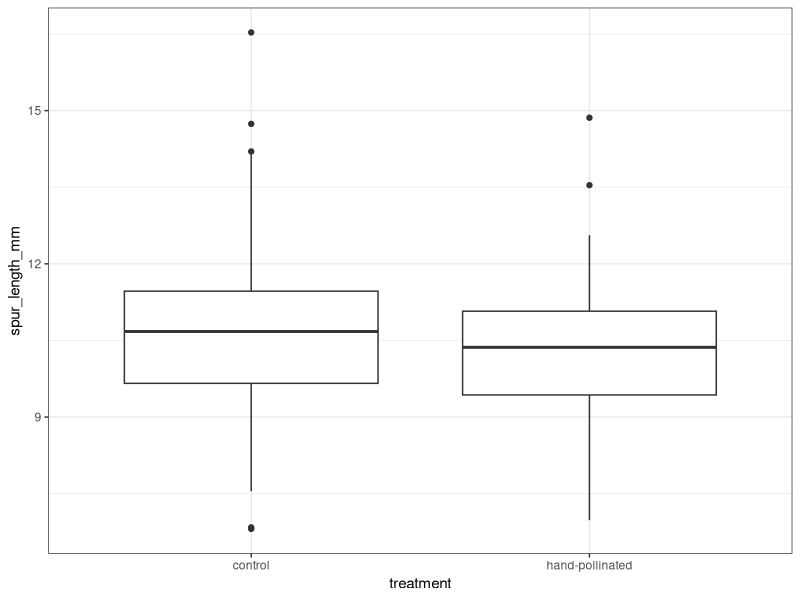
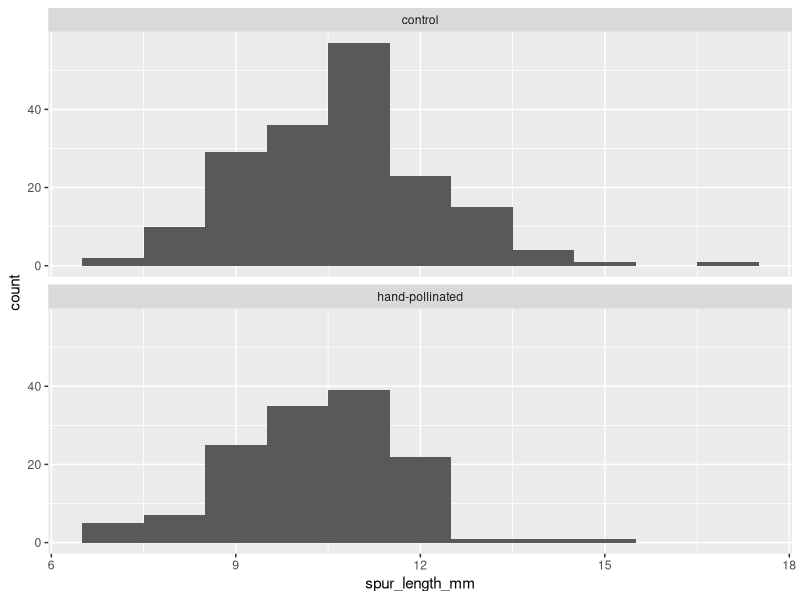

The R source for these figures, in order: (Note: this script raises an error after producing the figures.)
## ---- chunk 1
rm(list = ls())
library(ggfortify)
library(tidyverse)
library(here)
## ---- chunk 2
plants<- read.csv(here("data", "A_morio_2014_plants.csv"))
plants$treatment <- as.factor(plants$treatment)
plants$plant_ht_class <- as.factor(plants$plant_ht_class)
## ---- chunk 3
ggplot(plants,
  aes(x=treatment, y=spur_length_mm))+
    geom_boxplot()+
    theme_bw()
## ---- chunk 4
ggplot(plants,aes(x=spur_length_mm))+
  geom_histogram(binwidth=1)+
  facet_wrap(~treatment,ncol=1) 
  theme_bw()
## ---- chunk 5
plants %>%
  group_by(treatment)%>%
  summarise(
    mean_sl<-mean(spur_length_mm, na.rm=T),
    sd_sl<-sd (spur_length_mm, na.rm=T)
  )

## ---- chunk 6
t.test(spur_length_mm ~ treatment, data=plants)
## ---- chunk 7
totals <- plants %>% group_by(plant_ht_class, treatment) %>% summarise(total.number = sum(plant_id))
View(totals)

total.number<- sum(plants$plant_id)
## ---- chunk 8
ggplot(totals, aes(x = treatment, y = total.number, fill = plant_ht_class))+
     geom_bar(stat = "identity", position = "dodge")
## ---- chunk 9
plants.mat <- xtabs(plant_id ~ treatment + plant_ht_class, data = plants)
plants.mat
## ---- chunk 10
chisq.test(plants.mat)
## ---- chunk 11
ggplot(data=plants,
  aes(y=num_flowers,x=treatment,colour=factor(plant_ht_class)))+
  geom_boxplot() 
## ---- chunk 12
plants.mat <- xtabs(num_flowers ~ treatment + plant_ht_class, data = plants)
plants.mat
## ---- chunk 13
chisq.test(plants.mat)
## ---- chunk 14
plants2<- plants%>%
  filter(treatment=="hand-pollinated")
## ---- chunk 15
ggplot(plants2,
  aes(x=corolla_area_mm2, y=spur_length_mm))+
    geom_point()+
    theme_bw()
## ---- chunk 16
model_plants <- lm(spur_length_mm~corolla_area_mm2, plants2)
model_plants
## ---- chunk 17
autoplot(model_plants, smooth.colour=NA)
## ---- chunk 18
anova(model_plants)
## ---- chunk 19
summary(model_plants)
